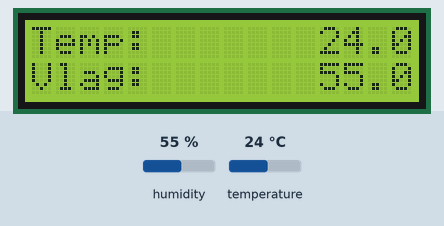
Simulated run of this sketch. Board: Arduino Uno, built with avr-gcc and run on an emulated ATmega328P. Parts: 16×2 character LCD. Inputs (shaded band) come from the test bench; at power-on: humidity 55 %, temperature 24 °C. What the sketch prints to the serial monitor is not drawn.

Above: at 4.7 s.
4.8 s: humidity set to 22 %
At 8.4 s:
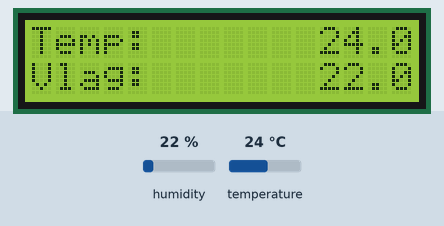
9.3 s: temperature set to 12 °C
At 11.1 s:
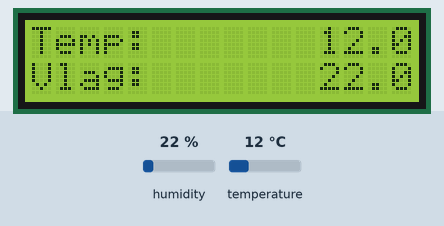
13.8 s: humidity set to 40 %
At 17.6 s:
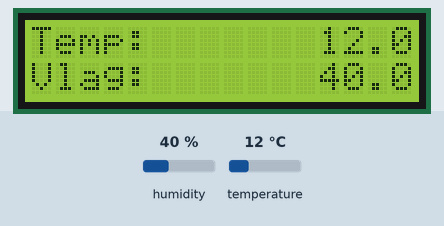
18.3 s: temperature set to 19 °C
At 20.2 s:
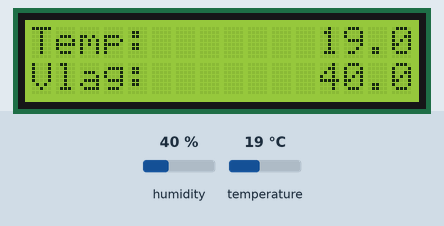
Timing chart, 0 to 21.7 s (numbered marks = the images above; inputs shaded):
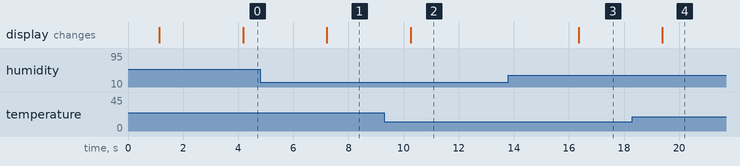

The sketch:

Naloga5.ino
```cpp
#include <LiquidCrystal_I2C.h>
#include <DHTesp.h>
LiquidCrystal_I2C lcd(0x27, 16,2);
DHTesp senzor;
const int DHT_PIN = 16;

void setup()
{
  senzor.setup(DHT_PIN,DHTesp::DHT22);
  Serial.begin(9600);
  delay(1000);
  Serial.println("LCD IZPIS");
  lcd.begin(16,2);
  lcd.init();
  lcd.backlight();
  lcd.setCursor(3, 0);
  lcd.print("PRIVIAT");

}

void loop()
{
  delay(3000);
  float temperatura = senzor.getTemperature();
  float vlaga = senzor.getHumidity();
  String stat = senzor.getStatusString();
  float temperaturaF = senzor.toFahrenheit(temperatura);
  Serial.print("Temp (C): ");
  Serial.print(temperatura, 1);
  Serial.print(" Vlaga (%): ");
  Serial.print(vlaga, 1);
  Serial.print(" Temp(F): ");
  Serial.print(temperaturaF, 1);
  Serial.print(" Status: ");
  Serial.print(stat);
  Serial.println();

  lcd.setCursor(0,0);
  lcd.print("Temp:       " + String(temperatura, 1));

  lcd.setCursor(0,1);
  lcd.print("Vlag:       " + String(vlaga, 1));
}
```

Measured:
- after the input at 4.8 s, the display: changes after 2.4 s (image 1)
- after the input at 9.3 s, the display: changes after 0.96 s (image 2)
- after the input at 13.8 s, the display: changes after 2.5 s (image 3)
- after the input at 18.3 s, the display: changes after 1.1 s (image 4)
